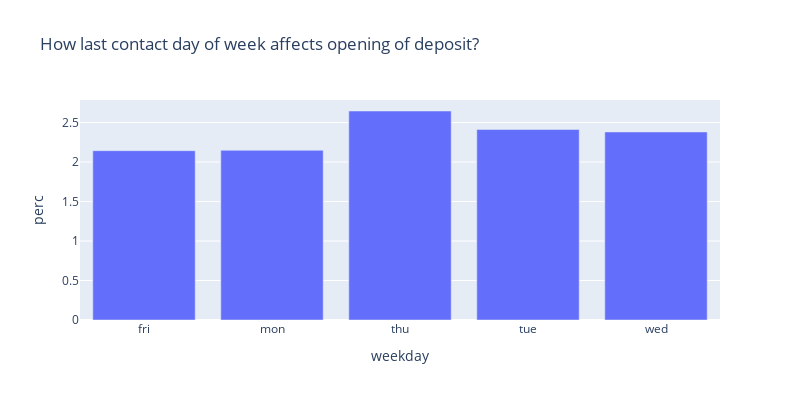

Here is the notebook cell this chart was saved with:
### Code cell
px.bar(data_frame=df_dow,x="day_of_week",y="perc",orientation="v",title="How last contact day of week affects opening of deposit?", height=400,width=800,labels={'day_of_week':'weekday'})

### Figure 1 — Plotly figure (JSON) as saved in the notebook; plotly's stock layout.template omitted (floating-point values rounded to 4 significant figures)
{"data": [{"alignmentgroup": "True", "hovertemplate": "weekday=%{x}<br>perc=%{y}<extra></extra>", "legendgroup": "", "marker": {"color": "#636efa"}, "name": "", "offsetgroup": "", "orientation": "v", "showlegend": false, "textposition": "auto", "type": "bar", "x": ["fri", "mon", "thu", "tue", "wed"], "xaxis": "x", "y": [2.143, 2.148, 2.646, 2.411, 2.381], "yaxis": "y"}], "layout": {"barmode": "relative", "height": 400, "legend": {"tracegroupgap": 0}, "title": {"text": "How last contact day of week affects opening of deposit?"}, "width": 800, "xaxis": {"anchor": "y", "autorange": true, "domain": [0, 1], "range": [-0.5, 4.5], "title": {"text": "weekday"}, "type": "category"}, "yaxis": {"anchor": "x", "autorange": true, "domain": [0, 1], "range": [0, 2.785], "title": {"text": "perc"}, "type": "linear"}}}
